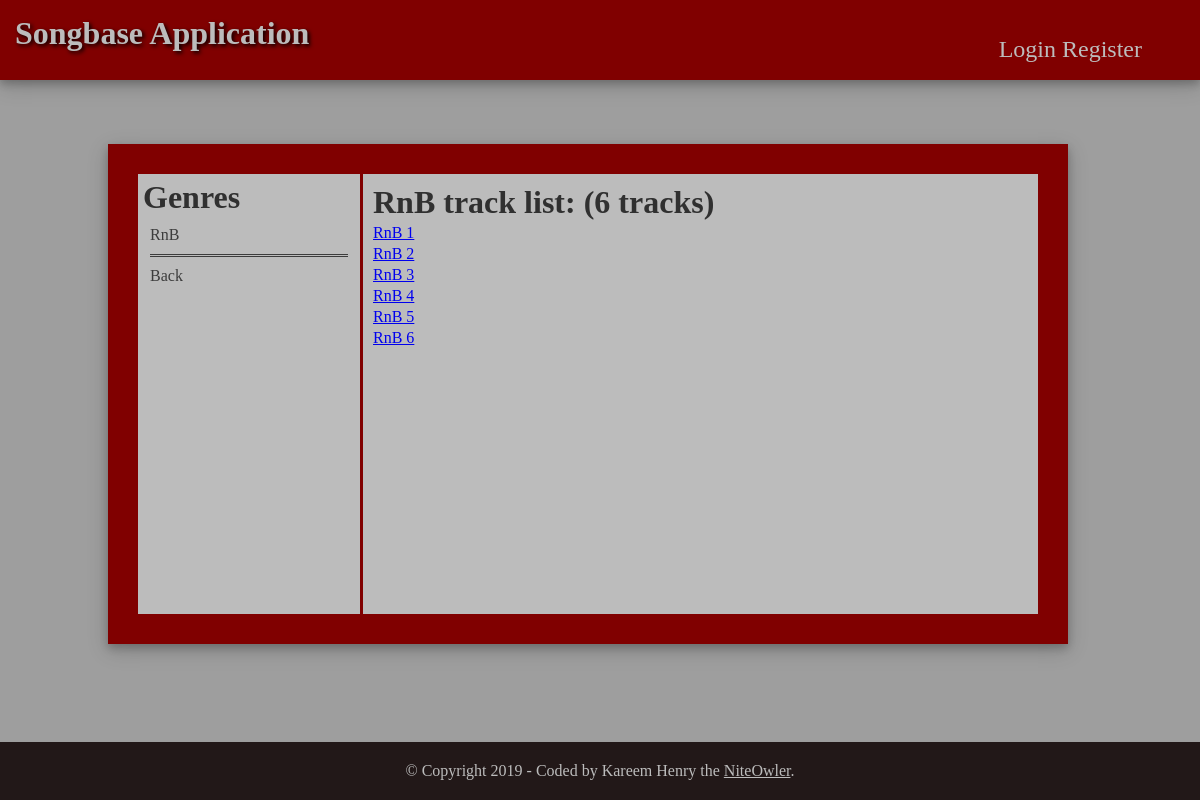
Page /songbase/RnB/9 on the earlier database version.
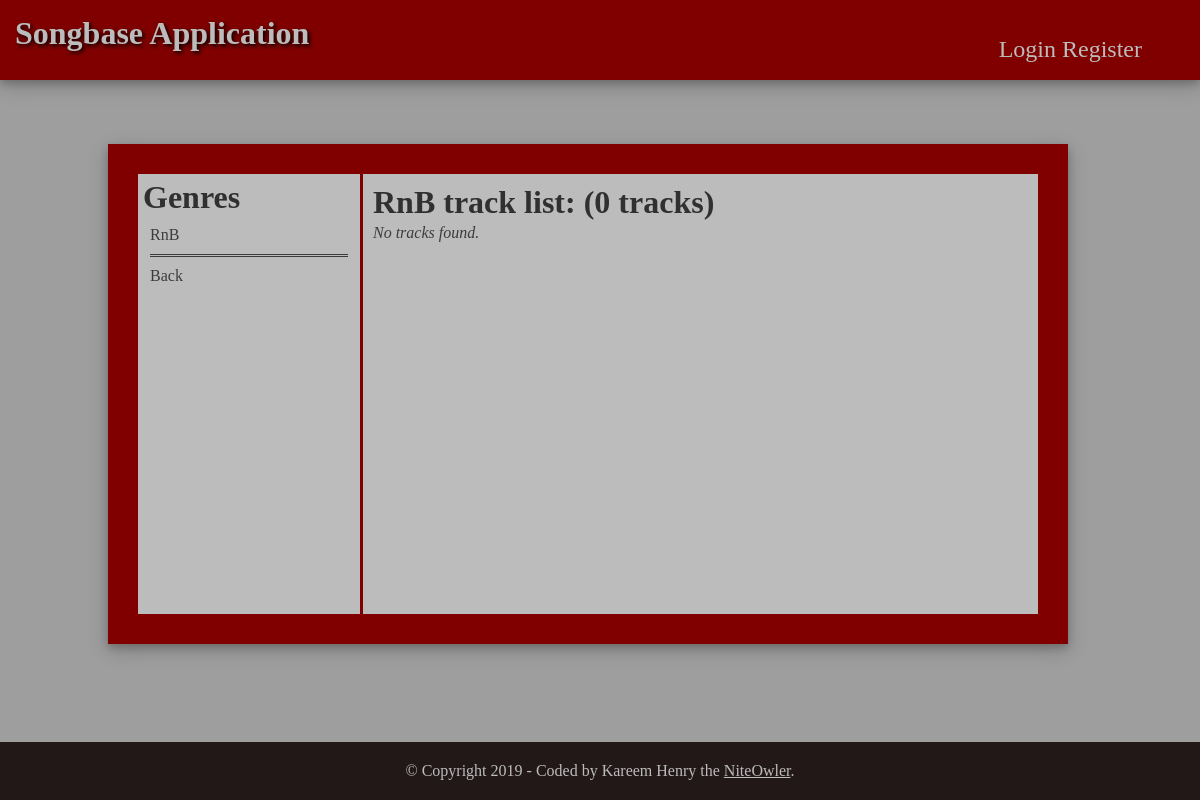
Same page on the later database version.
### models.py (models this page shows, shortened)
class Genre(db.Model):
    __tablename__ = 'genre'
    id = db.Column(db.Integer, primary_key=True, autoincrement=True)
    name = db.Column(db.String(250), nullable=False)
    tracks = db.relationship("Track", backref="genre")

class Track(db.Model):
    __tablename__ = 'track'
    id = db.Column(db.Integer, primary_key=True, autoincrement=True)
    name = db.Column(db.String(250), nullable=False)
    slug = db.Column(db.String(250), nullable=False)
    description = db.Column(db.String(250))
    date = db.Column(db.DateTime, nullable=False, default=datetime.utcnow)
    gen_id = db.Column(db.Integer, db.ForeignKey('genre.id'))
    user_id = db.Column(db.Integer, db.ForeignKey('user.id'))

### main.py (the view)
@main.route('/songbase/<path:genre_name>/<int:genre_id>')
def showTracks(genre_name, genre_id):
    gen_title = Genre.query.\
        filter(Genre.id == genre_id)
    track = Track.query.\
        filter(Track.gen_id == genre_id).\
        order_by(desc(Track.date)).all()
    trk_count = quesession.query(func.count(Track.id)).\
        filter(Track.gen_id == genre_id)
    quesession.close()
    full = quesession.query(Genre.name, Track.name, Track.slug, Track.id).\
        filter(Genre.id == genre_id, Track.gen_id == genre_id).all()
    quesession.close()
    return render_template(
        'views/tracks.html',
        gen_title=gen_title,
        track=track,
        trk_count=trk_count,
        full=full
    )

### templates/views/tracks.html (shortened to what this page needs)
{% extends "base.html" %}
{% block rightcontent %}
<div id="right-content">
    <h1>Genres</h1>
        <ul>
            {% for gen_title in gen_title %}
            <li>{{ gen_title.name }}</li>
            {% endfor %}
            <li id="spacer"></li>
            <li><a id="" href="{{url_for('main.home')}}">Back</a></li>
        </ul>
</div>
{% endblock %}
{% block leftcontent %}
<div id="left-content">
{% for gen_title in gen_title %}
    <h1>{{ gen_title.name }} track list: ({{ trk_count|first|last }} tracks)</h1>
{% endfor %}
    <div id="track_list">
        <ul class="">
            <li class="">
            {% for full in full %}
            <li class="">
                <a class="" href="{{url_for('main.trackInfo', genre_name = full|first, track_name = full.slug, track_id = full.id )}}">{{ full.name }}</a>
            </li>
            {% else %}
            <li><em>No tracks found.</em></li>
            {% endfor %}
        </ul>
    </div>
</div>
{% endblock %}

Differences in the rows shown:
removed Track: name "RnB 1"
removed Track: name "RnB 2"
removed Track: name "RnB 3"
removed Track: name "RnB 4"
removed Track: name "RnB 5"
removed Track: name "RnB 6"
computed for Genre "RnB": trk_count "6" → "0"
Other differences:
text now shown: "No tracks found."
